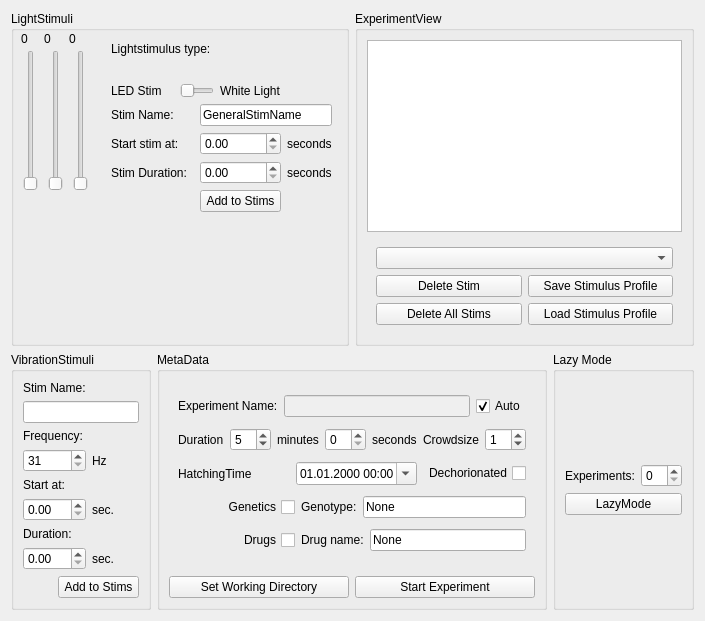
     <widget class="QWidget" name="tabExperiment">
      <attribute name="title">
       <string>Experiment Settings</string>
      </attribute>
      <layout class="QGridLayout" name="gridLayout_12">
       <item row="0" column="0" colspan="2">
        <widget class="QGroupBox" name="lightStimuliGroup">
         <property name="enabled">
          <bool>true</bool>
         </property>
         <property name="title">
          <string>LightStimuli</string>
         </property>
         <widget class="QWidget" name="widgetLEDSliders" native="true">
          <property name="enabled">
           <bool>true</bool>
          </property>
          <property name="geometry">
           <rect>
            <x>10</x>
            <y>10</y>
            <width>71</width>
            <height>171</height>
           </rect>
          </property>
          <widget class="QLabel" name="labelRedSliderValue">
           <property name="geometry">
            <rect>
             <x>0</x>
             <y>10</y>
             <width>20</width>
             <height>16</height>
            </rect>
           </property>
           <property name="text">
            <string>0</string>
           </property>
          </widget>
          <widget class="QSlider" name="sliderRed">
           <property name="geometry">
            <rect>
             <x>0</x>
             <y>29</y>
             <width>19</width>
             <height>141</height>
            </rect>
           </property>
           <property name="maximum">
            <number>255</number>
           </property>
           <property name="orientation">
            <enum>Qt::Vertical</enum>
           </property>
          </widget>
          <widget class="QLabel" name="labelBlueSliderValue">
           <property name="geometry">
            <rect>
             <x>48</x>
             <y>10</y>
             <width>19</width>
             <height>16</height>
            </rect>
           </property>
           <property name="text">
            <string>0</string>
           </property>
          </widget>
          <widget class="QLabel" name="labelGreenSliderValue">
           <property name="geometry">
            <rect>
             <x>23</x>
             <y>10</y>
             <width>19</width>
             <height>16</height>
            </rect>
           </property>
           <property name="text">
            <string>0</string>
           </property>
          </widget>
          <widget class="QSlider" name="sliderBlue">
           <property name="geometry">
            <rect>
             <x>50</x>
             <y>29</y>
             <width>19</width>
             <height>141</height>
            </rect>
           </property>
           <property name="maximum">
            <number>255</number>
           </property>
           <property name="orientation">
            <enum>Qt::Vertical</enum>
           </property>
          </widget>
          <widget class="QSlider" name="sliderGreen">
           <property name="geometry">
            <rect>
             <x>25</x>
             <y>29</y>
             <width>19</width>
             <height>141</height>
            </rect>
           </property>
           <property name="maximum">
            <number>255</number>
           </property>
           <property name="orientation">
            <enum>Qt::Vertical</enum>
           </property>
          </widget>
         </widget>
         <widget class="QWidget" name="widget_2" native="true">
          <property name="geometry">
           <rect>
            <x>100</x>
            <y>10</y>
            <width>221</width>
            <height>191</height>
           </rect>
          </property>
          <layout class="QGridLayout" name="gridLayout_8">
           <item row="0" column="0" colspan="3">
            <widget class="QLabel" name="labelLightStimSettings">
             <property name="text">
              <string>Lightstimulus type:</string>
             </property>
            </widget>
           </item>
           <item row="1" column="0">
            <widget class="QLabel" name="labelLightStimTypeLED">
             <property name="text">
              <string>LED Stim</string>
             </property>
            </widget>
           </item>
           <item row="1" column="1" colspan="2">
            <widget class="QSlider" name="toggleWhiteColor">
             <property name="maximum">
              <number>1</number>
             </property>
             <property name="orientation">
              <enum>Qt::Horizontal</enum>
             </property>
            </widget>
           </item>
           <item row="1" column="3">
            <widget class="QLabel" name="labelLightStimTypeWhite">
             <property name="text">
              <string>White Light</string>
             </property>
            </widget>
           </item>
           <item row="2" column="0">
            <widget class="QLabel" name="labelStimName">
             <property name="text">
              <string>Stim Name:</string>
             </property>
            </widget>
           </item>
           <item row="2" column="2" colspan="3">
            <widget class="QLineEdit" name="lineeditLightStimName">
             <property name="toolTip">
              <string>Give your stimulus a wonderful name!</string>
             </property>
             <property name="text">
              <string>GeneralStimName</string>
             </property>
             <property name="placeholderText">
              <string>GeneralLightStim</string>
             </property>
            </widget>
           </item>
           <item row="3" column="0" colspan="2">
            <widget class="QLabel" name="labelTestStim">
             <property name="text">
              <string>Start stim at:</string>
             </property>
            </widget>
           </item>
           <item row="3" column="2" colspan="2">
            <widget class="QDoubleSpinBox" name="spinboxStimStart">
             <property name="maximum">
              <double>1000.000000000000000</double>
             </property>
            </widget>
           </item>
           <item row="3" column="4">
            <widget class="QLabel" name="labelSeconds1">
             <property name="text">
              <string>seconds</string>
             </property>
            </widget>
           </item>
           <item row="4" column="0" colspan="2">
            <widget class="QLabel" name="labelStimDuration">
             <property name="text">
              <string>Stim Duration:</string>
             </property>
            </widget>
           </item>
           <item row="4" column="2" colspan="2">
            <widget class="QDoubleSpinBox" name="spinboxStimDuration">
             <property name="maximum">
              <double>1000.000000000000000</double>
             </property>
            </widget>
           </item>
           <item row="4" column="4">
            <widget class="QLabel" name="labelSeconds2">
             <property name="text">
              <string>seconds</string>
             </property>
            </widget>
           </item>
           <item row="5" column="2" colspan="2">
            <widget class="QPushButton" name="buttonSaveStim">
             <property name="text">
              <string>Add to Stims</string>
             </property>
            </widget>
           </item>
          </layout>
         </widget>
        </widget>
       </item>
       <item row="0" column="2" colspan="2">
        <widget class="QGroupBox" name="groupBox_2">
         <property name="title">
          <string>ExperimentView</string>
         </property>
         <layout class="QGridLayout" name="gridLayout_15">
          <item row="0" column="0">
           <widget class="PlotWidget" name="graphicsView"/>
          </item>
          <item row="1" column="0">
           <widget class="QWidget" name="widget" native="true">
            <layout class="QGridLayout" name="gridLayout">
             <item row="1" column="0">
              <widget class="QPushButton" name="buttonDeleteSelectedStim">
               <property name="text">
                <string>Delete Stim</string>
               </property>
              </widget>
             </item>
             <item row="1" column="1">
              <widget class="QPushButton" name="buttonSaveStimulusProfile">
               <property name="text">
                <string>Save Stimulus Profile</string>
               </property>
              </widget>
             </item>
             <item row="2" column="0">
              <widget class="QPushButton" name="buttonDeleteAllStims">
               <property name="text">
                <string>Delete All Stims</string>
               </property>
              </widget>
             </item>
             <item row="2" column="1">
              <widget class="QPushButton" name="buttonLoadStimulusProfile">
               <property name="text">
                <string>Load Stimulus Profile</string>
               </property>
              </widget>
             </item>
             <item row="0" column="0" colspan="2">
              <widget class="QComboBox" name="comboBoxSelectStimId"/>
             </item>
            </layout>
           </widget>
          </item>
         </layout>
        </widget>
       </item>
       <item row="1" column="0">
        <widget class="QGroupBox" name="groupBoxVibrationStimuli">
         <property name="enabled">
          <bool>true</bool>
         </property>
         <property name="title">
          <string>VibrationStimuli</string>
         </property>
         <layout class="QGridLayout" name="gridLayout_11">
          <item row="4" column="0" colspan="2">
           <widget class="QSpinBox" name="spinBoxVibrationFrequency">
            <property name="toolTip">
             <string>&lt;html&gt;&lt;head/&gt;&lt;body&gt;&lt;p&gt;Must be between 31 and 999 Hz.&lt;/p&gt;&lt;/body&gt;&lt;/html&gt;</string>
            </property>
            <property name="minimum">
             <number>31</number>
            </property>
            <property name="maximum">
             <number>999</number>
            </property>
           </widget>
          </item>
          <item row="4" column="2">
           <widget class="QLabel" name="label_13">
            <property name="text">
             <string>Hz</string>
            </property>
           </widget>
          </item>
          <item row="3" column="0" colspan="2">
           <widget class="QLabel" name="label">
            <property name="text">
             <string>Frequency:</string>
            </property>
           </widget>
          </item>
          <item row="11" column="0" colspan="2">
           <widget class="QDoubleSpinBox" name="spinBoxVibrationDuration"/>
          </item>
          <item row="10" column="0" colspan="2">
           <widget class="QLabel" name="label_17">
            <property name="text">
             <string>Duration:</string>
            </property>
           </widget>
          </item>
          <item row="11" column="2" colspan="2">
           <widget class="QLabel" name="label_18">
            <property name="text">
             <string>sec.</string>
            </property>
           </widget>
          </item>
          <item row="12" column="1" colspan="3">
           <widget class="QPushButton" name="buttonSaveVibrationStim">
            <property name="text">
             <string>Add to Stims</string>
            </property>
           </widget>
          </item>
          <item row="1" column="0" colspan="2">
           <widget class="QLabel" name="label_23">
            <property name="text">
             <string>Stim Name:</string>
            </property>
           </widget>
          </item>
          <item row="2" column="0" colspan="4">
           <widget class="QLineEdit" name="lineeditVibrationStimName"/>
          </item>
          <item row="8" column="0" colspan="2">
           <widget class="QLabel" name="label_25">
            <property name="text">
             <string>Start at:</string>
            </property>
           </widget>
          </item>
          <item row="9" column="0" colspan="2">
           <widget class="QDoubleSpinBox" name="spinBoxVibrationStart"/>
          </item>
          <item row="9" column="2">
           <widget class="QLabel" name="label_24">
            <property name="text">
             <string>sec.</string>
            </property>
           </widget>
          </item>
         </layout>
        </widget>
       </item>
       <item row="1" column="1" colspan="2">
        <widget class="QGroupBox" name="groupboxMetaData">
         <property name="title">
          <string>MetaData</string>
         </property>
         <layout class="QGridLayout" name="gridLayout_13">
          <item row="0" column="0" colspan="2">
           <widget class="QWidget" name="widgetMetaData" native="true">
            <layout class="QGridLayout" name="gridLayout_6">
             <item row="0" column="0" colspan="3">
              <layout class="QHBoxLayout" name="horizontalLayout_4">
               <item>
                <widget class="QLabel" name="label_11">
                 <property name="text">
                  <string>Experiment Name:</string>
                 </property>
                </widget>
               </item>
               <item>
                <widget class="QLineEdit" name="lineeditExperimentName">
                 <property name="enabled">
                  <bool>false</bool>
                 </property>
                </widget>
               </item>
               <item>
                <widget class="QCheckBox" name="checkBoxExperimentAutonaming">
                 <property name="text">
                  <string>Auto</string>
                 </property>
                 <property name="checked">
                  <bool>true</bool>
                 </property>
                </widget>
               </item>
              </layout>
             </item>
             <item row="1" column="0" colspan="2">
              <layout class="QHBoxLayout" name="horizontalLayout">
               <item>
                <widget class="QLabel" name="label_15">
                 <property name="text">
                  <string>Duration</string>
                 </property>
                </widget>
               </item>
               <item>
                <widget class="QSpinBox" name="spinBoxExperimentDurationMinutes">
                 <property name="value">
                  <number>5</number>
                 </property>
                </widget>
               </item>
               <item>
                <widget class="QLabel" name="label_14">
                 <property name="text">
                  <string>minutes</string>
                 </property>
                </widget>
               </item>
               <item>
                <widget class="QSpinBox" name="spinBoxExperimentDurationSeconds"/>
               </item>
               <item>
                <widget class="QLabel" name="label_16">
                 <property name="text">
                  <string>seconds</string>
                 </property>
                </widget>
               </item>
              </layout>
             </item>
             <item row="1" column="2">
              <layout class="QHBoxLayout" name="horizontalLayout_2">
               <item>
                <widget class="QLabel" name="label_10">
                 <property name="text">
                  <string>Crowdsize</string>
                 </property>
                </widget>
               </item>
               <item>
                <widget class="QSpinBox" name="spinboxCrowdsize">
                 <property name="value">
                  <number>1</number>
                 </property>
                </widget>
               </item>
              </layout>
             </item>
             <item row="2" column="0" colspan="2">
              <layout class="QHBoxLayout" name="horizontalLayout_3">
               <item>
                <widget class="QLabel" name="label_26">
                 <property name="toolTip">
                  <string>&lt;html&gt;&lt;head/&gt;&lt;body&gt;&lt;p&gt;Hours Post Hatching&lt;/p&gt;&lt;/body&gt;&lt;/html&gt;</string>
                 </property>
                 <property name="text">
                  <string>HatchingTime</string>
                 </property>
                </widget>
               </item>
               <item>
                <widget class="QDateTimeEdit" name="dateTimeEditHatching">
                 <property name="buttonSymbols">
                  <enum>QAbstractSpinBox::PlusMinus</enum>
                 </property>
                 <property name="currentSection">
                  <enum>QDateTimeEdit::DaySection</enum>
                 </property>
                 <property name="displayFormat">
                  <string>dd.MM.yyyy HH:mm</string>
                 </property>
                 <property name="calendarPopup">
                  <bool>true</bool>
                 </property>
                </widget>
               </item>
              </layout>
             </item>
             <item row="2" column="2">
              <widget class="QCheckBox" name="checkboxMetaDataDechorionation">
               <property name="layoutDirection">
                <enum>Qt::RightToLeft</enum>
               </property>
               <property name="text">
                <string>Dechorionated</string>
               </property>
              </widget>
             </item>
             <item row="3" column="0">
              <widget class="QCheckBox" name="checkboxMetaDataGenetics">
               <property name="layoutDirection">
                <enum>Qt::RightToLeft</enum>
               </property>
               <property name="text">
                <string>Genetics</string>
               </property>
              </widget>
             </item>
             <item row="3" column="1" colspan="2">
              <layout class="QHBoxLayout" name="horizontalLayout_5">
               <item>
                <widget class="QLabel" name="labelMetaDataGenetics">
                 <property name="text">
                  <string>Genotype:</string>
                 </property>
                </widget>
               </item>
               <item>
                <widget class="QLineEdit" name="lineeditMetaDataGenetics">
                 <property name="text">
                  <string>None</string>
                 </property>
                </widget>
               </item>
              </layout>
             </item>
             <item row="4" column="0">
              <widget class="QCheckBox" name="checkboxMetaDataDrugs">
               <property name="layoutDirection">
                <enum>Qt::RightToLeft</enum>
               </property>
               <property name="text">
                <string>Drugs</string>
               </property>
              </widget>
             </item>
             <item row="4" column="1" colspan="2">
              <layout class="QHBoxLayout" name="horizontalLayout_6">
               <item>
                <widget class="QLabel" name="labelMetaDataDrugName">
                 <property name="text">
                  <string>Drug name:</string>
                 </property>
                </widget>
               </item>
               <item>
                <widget class="QLineEdit" name="lineeditMetaDataDrugName">
                 <property name="layoutDirection">
                  <enum>Qt::LeftToRight</enum>
                 </property>
                 <property name="text">
                  <string>None</string>
                 </property>
                </widget>
               </item>
              </layout>
             </item>
            </layout>
           </widget>
          </item>
          <item row="1" column="0">
           <widget class="QPushButton" name="buttonSetWorkingDirectory">
            <property name="text">
             <string>Set Working Directory</string>
            </property>
           </widget>
          </item>
          <item row="1" column="1">
           <widget class="QPushButton" name="buttonStartExperiment">
            <property name="text">
             <string>Start Experiment</string>
            </property>
            <property name="checkable">
             <bool>true</bool>
            </property>
           </widget>
          </item>
         </layout>
        </widget>
       </item>
       <item row="1" column="3">
        <widget class="QGroupBox" name="groupBoxLazyMode">
         <property name="title">
          <string>Lazy Mode</string>
         </property>
         <layout class="QGridLayout" name="gridLayout_14">
          <item row="0" column="0">
           <layout class="QVBoxLayout" name="verticalLayout_3">
            <item>
             <layout class="QHBoxLayout" name="horizontalLayout_7">
              <item>
               <widget class="QLabel" name="labelLazyMode">
                <property name="text">
                 <string>Experiments:</string>
                </property>
               </widget>
              </item>
              <item>
               <widget class="QSpinBox" name="spinBoxLazyMode"/>
              </item>
             </layout>
            </item>
            <item>
             <widget class="QPushButton" name="buttonLazyMode">
              <property name="text">
               <string>LazyMode</string>
              </property>
             </widget>
            </item>
           </layout>
          </item>
         </layout>
        </widget>
       </item>
      </layout>
     </widget>
